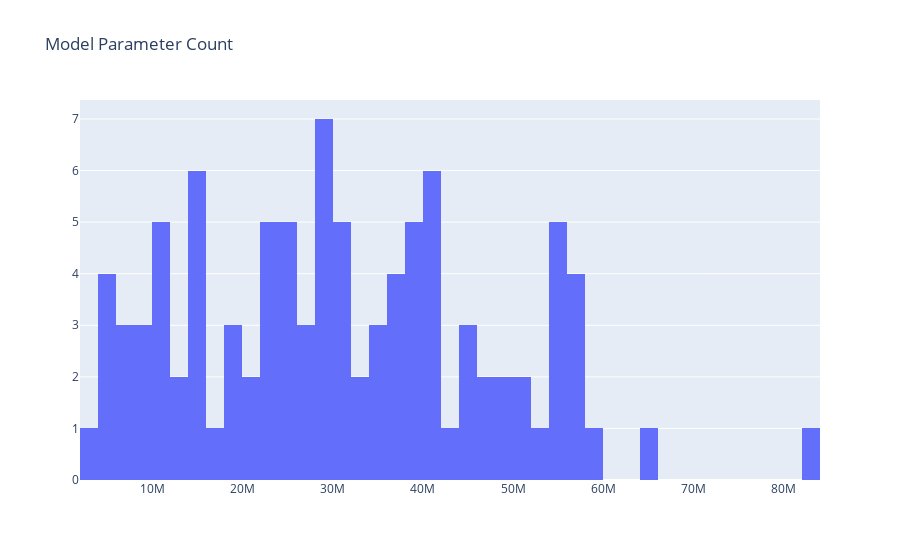

Source (notebook cell):
### Code cell
fig = go.Figure()
fig.add_trace(go.Histogram(x=df_data["model_dim"], nbinsx=50))
fig.update_layout(
    title="Model Parameter Count"
)
